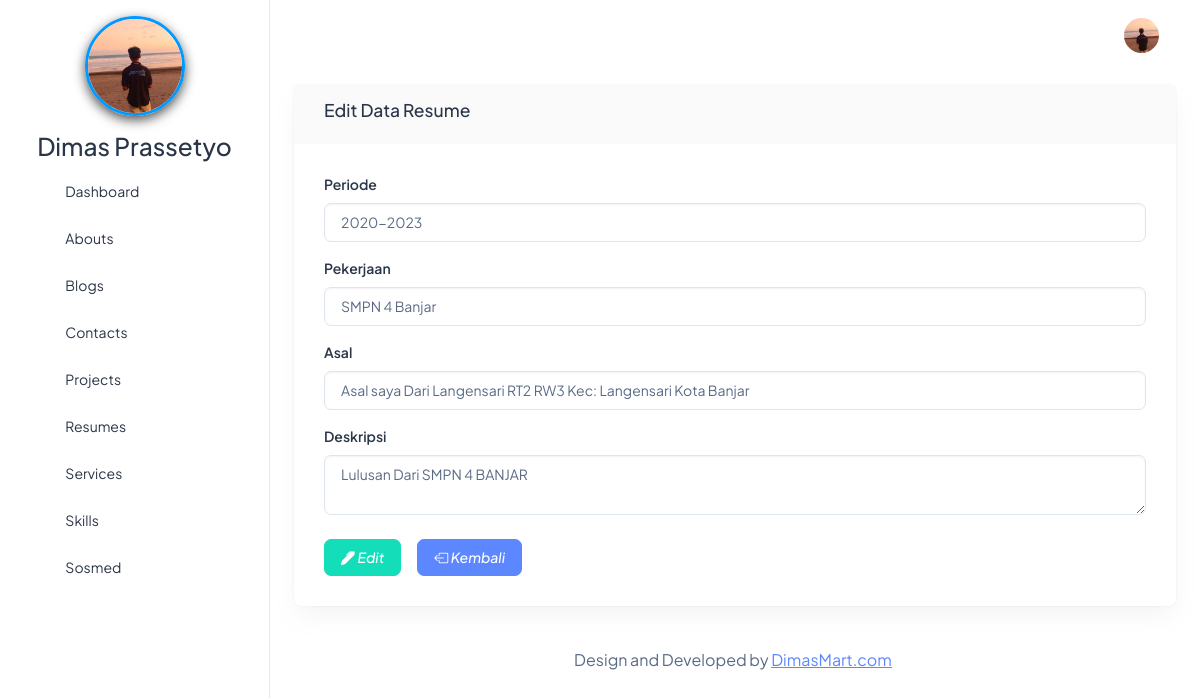
The app's page /beckend/pages/resume/edit.php?id=1 with its own data.
### tables this page shows
CREATE TABLE `abouts` (
  `id` bigint NOT NULL,
  `name` varchar(255) NOT NULL,
  `born` date NOT NULL,
  `address` text NOT NULL,
  `zip_code` int NOT NULL,
  `email` varchar(255) NOT NULL,
  `phone` varchar(255) NOT NULL,
  `total_project` int NOT NULL,
  `work` varchar(255) NOT NULL,
  `image` text NOT NULL,
  `description` text NOT NULL
);

CREATE TABLE `resumes` (
  `id` bigint NOT NULL,
  `date` varchar(255) NOT NULL,
  `job` varchar(255) NOT NULL,
  `place` varchar(255) NOT NULL,
  `description` text NOT NULL
);

### beckend/action/resume/show.php (called while the page is built, shortened)
<?php
$id = $_GET['id'];
$qSelect = "SELECT * FROM resumes WHERE id='$id'";
$result = mysqli_query($connect, $qSelect) or die(mysqli_error($connect));
$resume = $result->fetch_object();

### beckend/pages/resume/edit.php (the view)
<?php
include '../../partials/header.php';
include '../../partials/sidebar.php';
include '../../partials/navbar.php';
?>
<div class="row">
    <div class="col-12">
        <div class="card">
            <div class="card-header">
                <h5>
                    Edit Data Resume
                </h5>
            </div>
            <div class="card-body">
                <?php
                include '../../action/resume/show.php';
                ?>
                <form action="../../action/resume/update.php?id=<?=$resume->id?>" method="POST" enctype="multipart/form-data">
                    <div class="mb-3">
                        <label for="dateInput" class="form-label">Periode</label>
                        <input type="text" name="date" class="form-control" id="dateInput" required value="<?=$resume->date?>">
                    </div>
                    <div class="mb-3">
                        <label for="jobInput" class="form-label">Pekerjaan</label>
                        <input type="text" name="job"  min="0" max="100" class="form-control" id="jobInput" placeholder="Pekerjaan Anda..." required value="<?=$resume->job?>">
                    </div>
                    <div class="mb-3">
                        <label for="placeInput" class="form-label">Asal</label>
                        <input type="text" name="place" class="form-control" id="placeInput" placeholder="Asal Anda..." required value="<?=$resume->place?>">
                    </div>
                    <div class="mb-3">
                        <label for="descriptionInput" class="form-label">Deskripsi</label>
                        <textarea name="description" class="form-control" placeholder="Deskripsi...." required><?=htmlspecialchars($resume->description)?></textarea>
                    </div>
                   <div class="d-flex gap-3 mt-4">
                    <button type="submit" class="btn btn-success" name="tombol"><i class="bi bi-pen-fill"> Edit</i></button>
                    <a href="./index.php" class="btn btn-primary"><i class="bi bi-box-arrow-left"> Kembali</i></a>
                   </div>
                </form>
            </div>
        </div>
    </div>
</div>
<?php
include '../../partials/footer.php';
include '../../partials/script.php';
?>

### beckend/partials/sidebar.php (shortened to what this page needs)
<?php
$qAbouts = "SELECT * FROM abouts";
$result = mysqli_query($connect, $qAbouts) or die(mysqli_error($connect));
$item = $result->fetch_object();
?>
<body>
  <div class="page-wrapper" id="main-wrapper" data-layout="vertical" data-navbarbg="skin6" data-sidebartype="full"
    data-sidebar-position="fixed" data-header-position="fixed">
    <aside class="left-sidebar">
      <div>
        <div>
          <div class="brand-logo">
            <div class="w-100 d-flex flex-column align-items-center justify-content-center" style="padding:16px 0;">
              <a href="#" class="text-nowrap logo-img">
                <img src="../../../storages/about/<?= $item->image ?>" alt="Gambar" width="100" height="100" alt="" style="border-radius:50%; object-fit:cover; box-shadow:0 4px 12px rgba(0,0,0,0.69); border:3px solid #0099ff; display:block; margin:auto;">
              </a>
            </div>
            <div class="h3 text-center">
              <?= $item->name ?>
            </div>
          </div>
          <nav class="sidebar-nav scroll-sidebar" data-simplebar="">
            <ul id="sidebarnav">
              <li class="sidebar-item">
                <a class="sidebar-link" href="../dashboard/index.php" aria-expanded="false">
                  <span>
                    <i class="ti ti-layout-dashboard"></i>
                  </span>
                  <span class="hide-menu">Dashboard</span>
                </a>
              </li>
              <li class="sidebar-item">
                <a class="sidebar-link" href="../about/index.php" aria-expanded="false">
                  <span>
                    <i class="ti ti-info-square"></i>
                  </span>
                  <span class="hide-menu">Abouts</span>
                </a>
              </li>
              <li class="sidebar-item">
                <a class="sidebar-link" href="../blog/index.php" aria-expanded="false">
                  <span>
                    <i class="ti ti-pencil"></i>
                  </span>
                  <span class="hide-menu">Blogs</span>
                </a>
              </li>
              <li class="sidebar-item">
                <a class="sidebar-link" href="../contact/index.php" aria-expanded="false">
                  <span>
                    <i class="ti ti-phone"></i>
                  </span>
                  <span class="hide-menu">Contacts</span>
                </a>
              </li>
              <li class="sidebar-item">
                <a class="sidebar-link" href="../project/index.php" aria-expanded="false">
                  <span>
                    <i class="ti ti-apps"></i>
                  </span>
                  <span class="hide-menu">Projects</span>
                </a>
              </li>
              <li class="sidebar-item">
                <a class="sidebar-link" href="../resume/index.php" aria-expanded="false">
                  <span>
                    <i class="ti ti-file-text"></i>
                  </span>
                  <span class="hide-menu">Resumes</span>
                </a>
              </li>
              <li class="sidebar-item">
                <a class="sidebar-link" href="../service/index.php" aria-expanded="false">
                  <span>
                    <i class="ti ti-server"></i>
                  </span>
                  <span class="hide-menu">Services</span>
                </a>
              </li>
              <li class="sidebar-item">
                <a class="sidebar-link" href="../skill/index.php" aria-expanded="false">
                  <span>
                    <i class="ti ti-tools"></i>
                  </span>
                  <span class="hide-menu">Skills</span>
                </a>
              </li>
              <li class="sidebar-item">
                <a class="sidebar-link" href="../socmed/index.php" aria-expanded="false">
                  <span>
                    <i class="ti ti-brand-instagram"></i>
                  </span>
                  <span class="hide-menu">Sosmed</span>
                </a>
              </li>
            </ul>
          </nav>
        </div>
    </aside>

### beckend/partials/navbar.php (shortened to what this page needs)
<?php
$qAbouts = "SELECT * FROM abouts";
$result = mysqli_query($connect, $qAbouts) or die(mysqli_error($connect));
$item = $result->fetch_object();
?>
    <div class="body-wrapper">
      <header class="app-header">
        <nav class="navbar navbar-expand-lg navbar-light">
          <div class="navbar-collapse justify-content-end px-0" id="navbarNav">
            <ul class="navbar-nav flex-row ms-auto align-items-center justify-content-end">
              <li class="nav-item dropdown">
                <a class="nav-link nav-icon-hover" href="javascript:void(0)" id="drop2" data-bs-toggle="dropdown"
                  aria-expanded="false">
                  <img src="../../../storages/about/<?= $item->image ?>" alt="" width="35" height="35" class="rounded-circle">
                </a>
              </li>
            </ul>
          </div>
        </nav>
      </header>
      <div class="container-fluid">

### records on screen
abouts: image (picture), name "Dimas Prassetyo"
resumes: date "2020-2023", job "SMPN 4 Banjar", place "Asal saya Dari Langensari RT2 RW3 Kec: Langensari Kota Banjar", description "Lulusan Dari SMPN 4 BANJAR"
